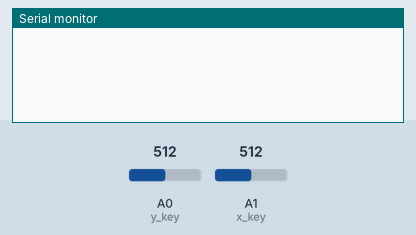
Simulated run of this sketch. Board: Arduino Uno, built with avr-gcc and run on an emulated ATmega328P. Parts: the last lines printed to the serial monitor. Inputs (shaded band) come from the test bench; at power-on: A1 (x_key) = 512, A0 (y_key) = 512. No radio packets arrive unless stated.

Above: at 1.2 s.
1.3 s: A1 (x_key) set to 485
At 2.1 s:
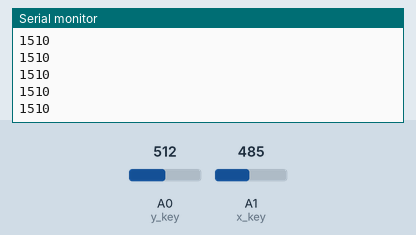
3.2 s: A1 (x_key) set to 306
At 4.2 s:
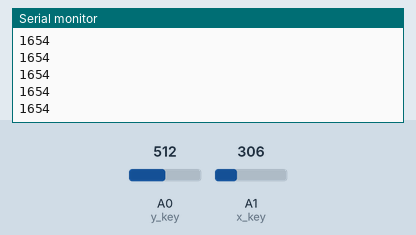
Timing chart, 0 to 6.2 s (numbered marks = the images above; inputs shaded):
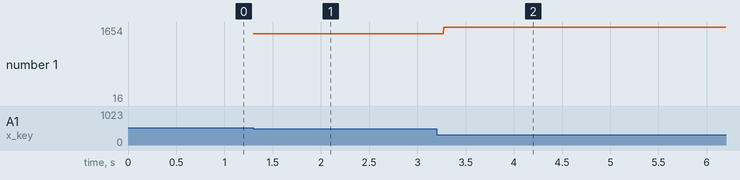

The sketch:

T100_Thruster_Control_Transmitter.ino
```cpp
#include <Servo.h>
#include <SPI.h>
#include <RF24.h>
#include <nRF24L01.h>

// Pin Designation for each Thruster

byte servoPin_LF = 6; //Left Forward Thruster
byte servoPin_RF = 7; //Right Forward Thruster
byte servoPin_LL = 8; //Left Back Thruster
byte servoPin_RL = 9; //Right Back Thruster

//Servo Setup for Each Thruster

Servo Left_Side_Forward_Thruster; //Orange Flag
Servo Right_Side_Forward_Thruster; //Pink Flag
Servo Left_Back_Thruster;  //Red Flag
Servo Right_Back_Thruster; //Yellow Flag

//Radio Frequency Receiver Initialization Setup

int Input_SentMessage[2] = {000};  //Used to store value received by NRF24L01 for X and Y input, Element 0 = X Input, Element 1 = Y Input

RF24 radio(9,10); //Setup of the RF24 radio on SPI pin 9 and 10 on the Arduino Uno
const uint64_t pipe = 0xE6E6E6E6E6E6;  //Radio Channel that is used for communicating the 2 NRF24L01 Transmitter and Receiver

//For Joystick
int y_key = A0;
int y_pos;
int x_key = A1;
int x_pos;

//For Serial Command
//char rx_byte = 0;

//For Motor Control
int stop_signal = 1500;

void setup() {
  Serial.begin(9600);  //Set up Serial Monitor for reading

  //Radio Setup
  radio.begin();  // Start up the NRF24L01
  radio.openReadingPipe(1,pipe);  //  Allows the NRF24L01 ready to receive data
  radio.startListening();   // Start the NRF24L01 to begin listening for any data being transmitted from the Transmitting NRF24L01

  //Joystick Set Up Control
  pinMode(y_key,INPUT);
  pinMode(x_key,INPUT);

}

void loop() {
   // Set signal value, which should be between 1100 and 1900
//  Read_Serial_Monitor();
  y_pos = analogRead(y_key);
  x_pos = analogRead(x_key);

//  switch (rx_byte){
//    case '+':
//      signal = signal + 100;
//      if(signal >= 1900){
//        signal = 1900;
//      }
//    break;
//    case '-':
//      signal = signal - 100;
//      if(signal <= 1100){
//        signal = 1100;
//      }
//    break;
//  }

int y_signal = map(y_pos,0,1023,1100,1900);
int x_signal = map(x_pos,0,1023,1100,1900);
int right_signal;
int left_signal;

Limit_Motor_Signal(y_signal);
Limit_Motor_Signal(x_signal);
  if(x_signal > 1489){
      int right_signal = map(x_signal,1489,1900,1500,1900);
      Right_Back_Thruster.writeMicroseconds(right_signal);
  }
  if(x_signal <= 1489){
      int left_signal = map(x_signal,1489,1100,1500,1900);
       Serial.println(left_signal);
      Left_Back_Thruster.writeMicroseconds(left_signal);
  }
  Left_Side_Forward_Thruster.writeMicroseconds(y_signal);
  Right_Side_Forward_Thruster.writeMicroseconds(y_signal);


}

//void Read_Serial_Monitor(){
//    if (Serial.available() > 0) {    // is a character available?
//      rx_byte = Serial.read();       // get the character
//    }
//}

void Limit_Motor_Signal(int x){
  if(x >= 1900){
    x = 1900;
  }
  if(x <= 1100){
    x = 1100;
  }

}
```

Measured:
- the behaviour switches between 499 and 498 on A1 (x_key) (found by bisection; images 0 and 1)
- after the input at 1.3 s, the serial monitor: prints a new line at once (image 1)
- after the input at 3.2 s, the serial monitor: prints a new line after 0.07 s (image 2)
- plotted number 1: 1510 → 16 after the input at 3.2 s
